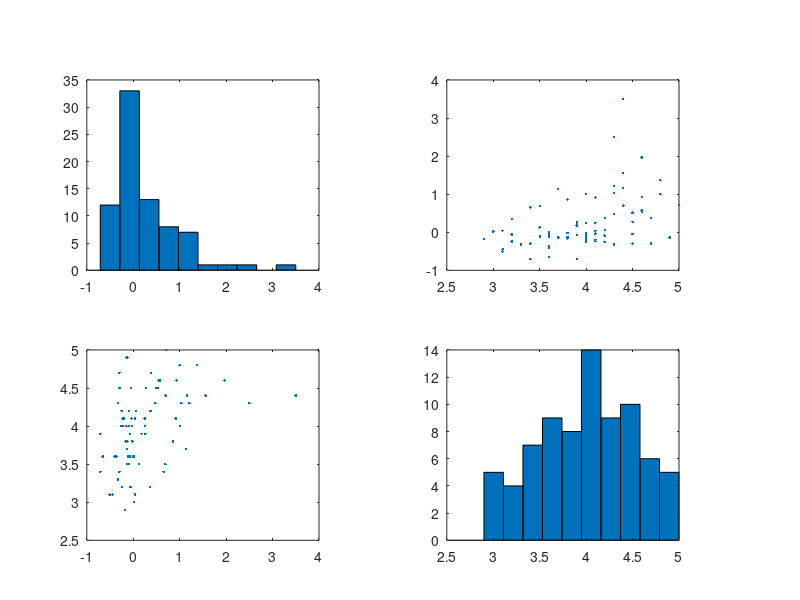

Reproduce this figure in MATLAB. (Note: this script raises an error after producing the figure.)
%% Anonymous Function used in this file
varname = @(x) inputname(1)     % returns the variable name in string
%%
% All of the q guide data can be found here: http://q.fas.harvard.edu/
% We will look across all departments for course evaluation data.


% VARIABLES IN FILE:
% y1        number of students enrolled in the class the following year
% y2       number of students current year
% overall_rating       
% workload_hours
% recommend
% inst_overall
% inst_access

% Clear all data
clc
clear all
close all

% data=csvread('QGuideData3.csv', 1, 1);
data=csvread('data/QGuideDataFinal.csv', 1, 1);
y1 = data(:,1);               % next year student enrollment
y2 = data(:,2);               % current year student enrollment
overall_rating = data(:,3);   % Overall Rating
workload_hours = data(:,4);   % Workload Hours
recommend = data(:,5);        % Recommend
inst_overall = data(:,6);     % Instructor Overall
inst_access = data(:, 7);     % Instructor Accessibility
elective = data(:, 8);          % Percentage for Elective
requirement = data(:, 9);       % Percentage for Requirement
assignments = data(:, 10);      % Assignments Rating
feedback = data(:, 11);         % Feedback Rating
section = data(:, 12);          % Section Rating

deltaY = y1-y2;                 % Change in enrollment
percentInc = (y1-y2)./y2;       % Percent Increase
ele_req = elective+requirement; % Elective + Requirement percentages

% Combines all the variables
% X=[ overall_rating workload_hours recommend inst_overall inst_access elective requirement assignments feedback section ];
% plot_name = {
%     'overall_rating'; 'Enrollment % Inc.'; 'workload_hours'; 'recommend'; 'inst_overall';
%     'inst_access';'elective'; 'requirement'; 'assignments'; 'feedback'; 
%     'section'
%     };

X=[  recommend ];
plot_name = {
    'percent increase'; 'recommend'
    };

% Creates plot
[~, ax] = plotmatrix([percentInc X]);
[R, PValue] = corrplot([percentInc X]);
% Places labels on plot
for i = 1:length(plot_name)
    ax(i,1).YLabel.String = plot_name{i};
    ax(length(plot_name),i).XLabel.String = plot_name{i};
end

% fits linear regression
fitlm(X, percentInc)
%%
stepwisefit(X, percentInc)
